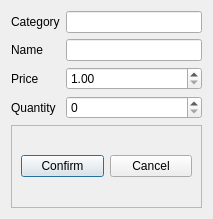
<?xml version="1.0" encoding="UTF-8"?>
<ui version="4.0">
 <class>EditProductDialog</class>
 <widget class="QDialog" name="EditProductDialog">
  <property name="geometry">
   <rect>
    <x>0</x>
    <y>0</y>
    <width>213</width>
    <height>219</height>
   </rect>
  </property>
  <property name="windowTitle">
   <string>Edit Product</string>
  </property>
  <layout class="QVBoxLayout" name="verticalLayout">
   <item>
    <layout class="QFormLayout" name="formLayout">
     <item row="0" column="0">
      <widget class="QLabel" name="label">
       <property name="text">
        <string>Category</string>
       </property>
      </widget>
     </item>
     <item row="1" column="0">
      <widget class="QLabel" name="label_3">
       <property name="text">
        <string>Name</string>
       </property>
      </widget>
     </item>
     <item row="1" column="1">
      <widget class="QLineEdit" name="name">
       <property name="placeholderText">
        <string/>
       </property>
      </widget>
     </item>
     <item row="2" column="0">
      <widget class="QLabel" name="label_4">
       <property name="text">
        <string>Price</string>
       </property>
      </widget>
     </item>
     <item row="2" column="1">
      <widget class="QDoubleSpinBox" name="price">
       <property name="minimum">
        <double>1.000000000000000</double>
       </property>
       <property name="maximum">
        <double>99999.990000000005239</double>
       </property>
      </widget>
     </item>
     <item row="0" column="1">
      <widget class="QLineEdit" name="category">
       <property name="readOnly">
        <bool>true</bool>
       </property>
      </widget>
     </item>
     <item row="3" column="0">
      <widget class="QLabel" name="label_2">
       <property name="text">
        <string>Quantity</string>
       </property>
      </widget>
     </item>
     <item row="3" column="1">
      <widget class="QSpinBox" name="quantity"/>
     </item>
    </layout>
   </item>
   <item>
    <widget class="QFrame" name="frame">
     <property name="frameShape">
      <enum>QFrame::StyledPanel</enum>
     </property>
     <property name="frameShadow">
      <enum>QFrame::Raised</enum>
     </property>
     <layout class="QHBoxLayout" name="horizontalLayout">
      <item>
       <widget class="QPushButton" name="confirm">
        <property name="text">
         <string>Confirm</string>
        </property>
       </widget>
      </item>
      <item>
       <widget class="QPushButton" name="cancel">
        <property name="text">
         <string>Cancel</string>
        </property>
       </widget>
      </item>
     </layout>
    </widget>
   </item>
  </layout>
 </widget>
 <resources/>
 <connections/>
</ui>
